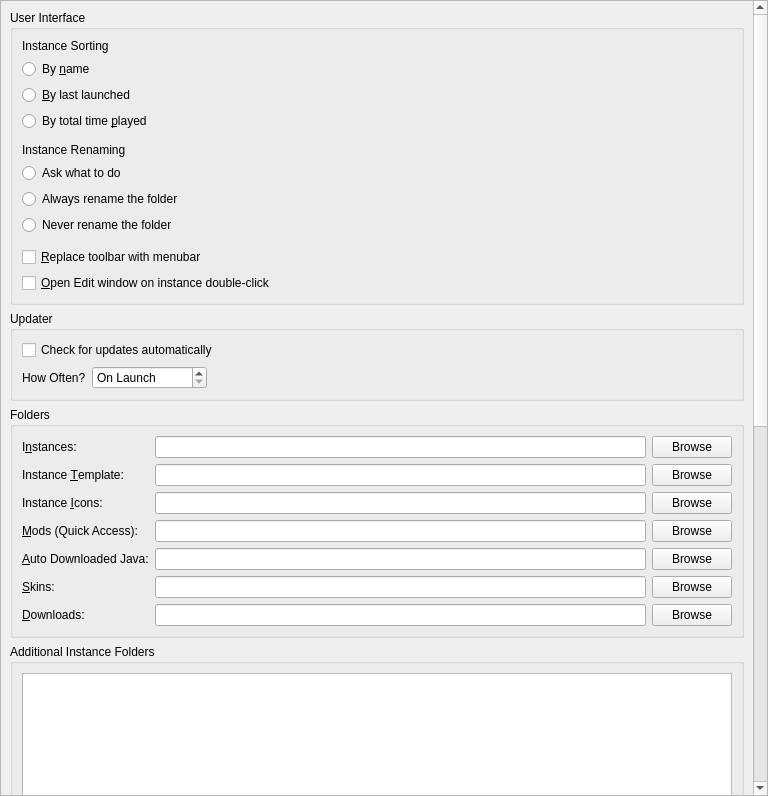
<?xml version="1.0" encoding="UTF-8"?>
<ui version="4.0">
 <class>LauncherPage</class>
 <widget class="QWidget" name="LauncherPage">
  <property name="geometry">
   <rect>
    <x>0</x>
    <y>0</y>
    <width>768</width>
    <height>796</height>
   </rect>
  </property>
  <property name="sizePolicy">
   <sizepolicy hsizetype="MinimumExpanding" vsizetype="MinimumExpanding">
    <horstretch>0</horstretch>
    <verstretch>0</verstretch>
   </sizepolicy>
  </property>
  <layout class="QVBoxLayout" name="verticalLayout">
   <property name="leftMargin">
    <number>0</number>
   </property>
   <property name="topMargin">
    <number>0</number>
   </property>
   <property name="rightMargin">
    <number>0</number>
   </property>
   <property name="bottomMargin">
    <number>0</number>
   </property>
   <item>
    <widget class="QScrollArea" name="scrollArea">
     <property name="horizontalScrollBarPolicy">
      <enum>Qt::ScrollBarPolicy::ScrollBarAsNeeded</enum>
     </property>
     <property name="widgetResizable">
      <bool>true</bool>
     </property>
     <widget class="QWidget" name="scrollAreaWidgetContents">
      <property name="geometry">
       <rect>
        <x>0</x>
        <y>-654</y>
        <width>749</width>
        <height>1448</height>
       </rect>
      </property>
      <layout class="QVBoxLayout" name="verticalLayout_8">
       <item>
        <widget class="QGroupBox" name="userInterfaceBox">
         <property name="enabled">
          <bool>true</bool>
         </property>
         <property name="title">
          <string>User Interface</string>
         </property>
         <layout class="QVBoxLayout" name="verticalLayout_2">
          <item>
           <widget class="QLabel" name="instanceSortingLabel">
            <property name="text">
             <string>Instance Sorting</string>
            </property>
           </widget>
          </item>
          <item>
           <widget class="QRadioButton" name="sortByNameBtn">
            <property name="text">
             <string>By &amp;name</string>
            </property>
            <attribute name="buttonGroup">
             <string notr="true">sortingModeGroup</string>
            </attribute>
           </widget>
          </item>
          <item>
           <widget class="QRadioButton" name="sortLastLaunchedBtn">
            <property name="text">
             <string>&amp;By last launched</string>
            </property>
            <attribute name="buttonGroup">
             <string notr="true">sortingModeGroup</string>
            </attribute>
           </widget>
          </item>
          <item>
           <widget class="QRadioButton" name="sortByPlaytimeBtn">
            <property name="text">
             <string>By total time &amp;played</string>
            </property>
            <attribute name="buttonGroup">
             <string notr="true">sortingModeGroup</string>
            </attribute>
           </widget>
          </item>
          <item>
           <spacer name="verticalSpacer">
            <property name="orientation">
             <enum>Qt::Orientation::Vertical</enum>
            </property>
            <property name="sizeType">
             <enum>QSizePolicy::Policy::Fixed</enum>
            </property>
            <property name="sizeHint" stdset="0">
             <size>
              <width>0</width>
              <height>6</height>
             </size>
            </property>
           </spacer>
          </item>
          <item>
           <widget class="QLabel" name="renamingBehaviorLabel">
            <property name="text">
             <string>Instance Renaming</string>
            </property>
           </widget>
          </item>
          <item>
           <widget class="QRadioButton" name="askToRenameDirBtn">
            <property name="text">
             <string>Ask what to do</string>
            </property>
            <attribute name="buttonGroup">
             <string notr="true">renamingBehaviorGroup</string>
            </attribute>
           </widget>
          </item>
          <item>
           <widget class="QRadioButton" name="alwaysRenameDirBtn">
            <property name="text">
             <string>Always rename the folder</string>
            </property>
            <attribute name="buttonGroup">
             <string notr="true">renamingBehaviorGroup</string>
            </attribute>
           </widget>
          </item>
          <item>
           <widget class="QRadioButton" name="neverRenameDirBtn">
            <property name="text">
             <string>Never rename the folder</string>
            </property>
            <attribute name="buttonGroup">
             <string notr="true">renamingBehaviorGroup</string>
            </attribute>
           </widget>
          </item>
          <item>
           <spacer name="verticalSpacer_2">
            <property name="orientation">
             <enum>Qt::Orientation::Vertical</enum>
            </property>
            <property name="sizeType">
             <enum>QSizePolicy::Policy::Fixed</enum>
            </property>
            <property name="sizeHint" stdset="0">
             <size>
              <width>0</width>
              <height>6</height>
             </size>
            </property>
           </spacer>
          </item>
          <item>
           <widget class="QCheckBox" name="preferMenuBarCheckBox">
            <property name="toolTip">
             <string>The menubar is more friendly for keyboard-driven interaction.</string>
            </property>
            <property name="text">
             <string>&amp;Replace toolbar with menubar</string>
            </property>
           </widget>
          </item>
          <item>
           <widget class="QCheckBox" name="editInstanceOnDoubleClick">
            <property name="toolTip">
             <string>Opens the edit instance window on double-clicking an instance instead of running the instance.</string>
            </property>
            <property name="text">
             <string>&amp;Open Edit window on instance double-click</string>
            </property>
           </widget>
          </item>
         </layout>
        </widget>
       </item>
       <item>
        <widget class="QGroupBox" name="updateSettingsBox">
         <property name="title">
          <string>Updater</string>
         </property>
         <layout class="QGridLayout" name="gridLayout_2">
          <item row="1" column="0">
           <layout class="QHBoxLayout" name="horizontalLayout_2">
            <item>
             <widget class="QLabel" name="updateIntervalLabel">
              <property name="text">
               <string>How Often?</string>
              </property>
             </widget>
            </item>
            <item>
             <widget class="QSpinBox" name="updateIntervalSpinBox">
              <property name="sizePolicy">
               <sizepolicy hsizetype="Maximum" vsizetype="Fixed">
                <horstretch>0</horstretch>
                <verstretch>0</verstretch>
               </sizepolicy>
              </property>
              <property name="toolTip">
               <string>Set to 0 to only check on launch</string>
              </property>
              <property name="specialValueText">
               <string>On Launch</string>
              </property>
              <property name="suffix">
               <string> hours</string>
              </property>
              <property name="prefix">
               <string>Every </string>
              </property>
              <property name="minimum">
               <number>0</number>
              </property>
              <property name="maximum">
               <number>168</number>
              </property>
             </widget>
            </item>
            <item>
             <spacer name="horizontalSpacer">
              <property name="orientation">
               <enum>Qt::Orientation::Horizontal</enum>
              </property>
              <property name="sizeHint" stdset="0">
               <size>
                <width>0</width>
                <height>0</height>
               </size>
              </property>
             </spacer>
            </item>
           </layout>
          </item>
          <item row="0" column="0" colspan="2">
           <widget class="QCheckBox" name="autoUpdateCheckBox">
            <property name="text">
             <string>Check for updates automatically</string>
            </property>
           </widget>
          </item>
         </layout>
        </widget>
       </item>
       <item>
        <widget class="QGroupBox" name="foldersBox">
         <property name="title">
          <string>Folders</string>
         </property>
         <layout class="QGridLayout" name="gridLayout">
          <item row="0" column="2">
           <widget class="QPushButton" name="instDirBrowseBtn">
            <property name="text">
             <string>Browse</string>
            </property>
           </widget>
          </item>
          <item row="10" column="0">
           <widget class="QLabel" name="labelDownloadsDir">
            <property name="text">
             <string>&amp;Downloads:</string>
            </property>
            <property name="buddy">
             <cstring>downloadsDirTextBox</cstring>
            </property>
           </widget>
          </item>
          <item row="2" column="0">
           <widget class="QLabel" name="labelIconsDir">
            <property name="text">
             <string>Instance &amp;Icons:</string>
            </property>
            <property name="buddy">
             <cstring>iconsDirTextBox</cstring>
            </property>
           </widget>
          </item>
          <item row="4" column="1">
           <widget class="QLineEdit" name="javaDirTextBox"/>
          </item>
          <item row="5" column="2">
           <widget class="QPushButton" name="skinsDirBrowseBtn">
            <property name="text">
             <string>Browse</string>
            </property>
           </widget>
          </item>
          <item row="3" column="0">
           <widget class="QLabel" name="labelModsDir">
            <property name="text">
             <string>&amp;Mods (Quick Access):</string>
            </property>
            <property name="buddy">
             <cstring>modsDirTextBox</cstring>
            </property>
           </widget>
          </item>
          <item row="4" column="2">
           <widget class="QPushButton" name="javaDirBrowseBtn">
            <property name="text">
             <string>Browse</string>
            </property>
           </widget>
          </item>
          <item row="2" column="2">
           <widget class="QPushButton" name="iconsDirBrowseBtn">
            <property name="text">
             <string>Browse</string>
            </property>
           </widget>
          </item>
          <item row="3" column="1">
           <widget class="QLineEdit" name="modsDirTextBox"/>
          </item>
          <item row="3" column="2">
           <widget class="QPushButton" name="modsDirBrowseBtn">
            <property name="text">
             <string>Browse</string>
            </property>
           </widget>
          </item>
          <item row="10" column="1">
           <widget class="QLineEdit" name="downloadsDirTextBox"/>
          </item>
          <item row="0" column="1">
           <widget class="QLineEdit" name="instDirTextBox"/>
          </item>
          <item row="0" column="0">
           <widget class="QLabel" name="labelInstDir">
            <property name="text">
             <string>I&amp;nstances:</string>
            </property>
            <property name="buddy">
             <cstring>instDirTextBox</cstring>
            </property>
           </widget>
          </item>
          <item row="5" column="0">
           <widget class="QLabel" name="labelSkinsDir">
            <property name="text">
             <string>&amp;Skins:</string>
            </property>
            <property name="buddy">
             <cstring>skinsDirTextBox</cstring>
            </property>
           </widget>
          </item>
          <item row="4" column="0">
           <widget class="QLabel" name="labelJavaDir">
            <property name="toolTip">
             <string>Folder where ABAMC stores automatically downloaded Java versions. Do NOT set this to your system Java installation.</string>
            </property>
            <property name="text">
             <string>&amp;Auto Downloaded Java:</string>
            </property>
            <property name="buddy">
             <cstring>javaDirTextBox</cstring>
            </property>
           </widget>
          </item>
          <item row="2" column="1">
           <widget class="QLineEdit" name="iconsDirTextBox"/>
          </item>
          <item row="10" column="2">
           <widget class="QPushButton" name="downloadsDirBrowseBtn">
            <property name="text">
             <string>Browse</string>
            </property>
           </widget>
          </item>
          <item row="1" column="0">
           <widget class="QLabel" name="labelTemplateDir">
            <property name="toolTip">
             <string>Folder that may get copied to new instances on creation, can be toggled per instance. Useful for options.txt.</string>
            </property>
            <property name="text">
             <string>Instance &amp;Template:</string>
            </property>
            <property name="buddy">
             <cstring>templateDirTextBox</cstring>
            </property>
           </widget>
          </item>
          <item row="5" column="1">
           <widget class="QLineEdit" name="skinsDirTextBox"/>
          </item>
          <item row="1" column="1">
           <widget class="QLineEdit" name="templateDirTextBox"/>
          </item>
          <item row="1" column="2">
           <widget class="QPushButton" name="templateDirBrowseBtn">
            <property name="text">
             <string>Browse</string>
            </property>
           </widget>
          </item>
         </layout>
        </widget>
       </item>
       <item>
        <widget class="QGroupBox" name="additionalInstDirsGroupBox">
         <property name="title">
          <string>Additional Instance Folders</string>
         </property>
         <layout class="QVBoxLayout" name="additionalInstDirsLayout">
          <item>
           <widget class="QListWidget" name="additionalInstDirsList"/>
          </item>
          <item>
           <layout class="QHBoxLayout" name="additionalInstDirsBtnLayout">
            <item>
             <widget class="QPushButton" name="addInstDirBtn">
              <property name="text">
               <string>Add</string>
              </property>
             </widget>
            </item>
            <item>
             <widget class="QPushButton" name="removeInstDirBtn">
              <property name="text">
               <string>Remove</string>
              </property>
             </widget>
            </item>
            <item>
             <spacer name="additionalInstDirsSpacer">
              <property name="orientation">
               <enum>Qt::Orientation::Horizontal</enum>
              </property>
              <property name="sizeHint" stdset="0">
               <size>
                <width>0</width>
                <height>0</height>
               </size>
              </property>
             </spacer>
            </item>
           </layout>
          </item>
         </layout>
        </widget>
       </item>
       <item>
        <widget class="QGroupBox" name="modsBox">
         <property name="title">
          <string>Mods and Modpacks</string>
         </property>
         <layout class="QVBoxLayout" name="verticalLayout_4">
          <item>
           <widget class="QCheckBox" name="downloadsDirWatchRecursiveCheckBox">
            <property name="toolTip">
             <string>When enabled, in addition to the downloads folder, its sub folders will also be searched when looking for resources (e.g. when looking for blocked mods on CurseForge).</string>
            </property>
            <property name="text">
             <string>Check &amp;subfolders for blocked mods</string>
            </property>
           </widget>
          </item>
          <item>
           <widget class="QCheckBox" name="downloadsDirMoveCheckBox">
            <property name="toolTip">
             <string>When enabled, it will move blocked resources instead of copying them.</string>
            </property>
            <property name="text">
             <string>Move blocked mods instead of copying them</string>
            </property>
           </widget>
          </item>
          <item>
           <widget class="QCheckBox" name="metadataEnableBtn">
            <property name="toolTip">
             <string>Store version information provided by mod providers (like Modrinth or CurseForge) for mods.</string>
            </property>
            <property name="text">
             <string>Keep track of mod metadata</string>
            </property>
           </widget>
          </item>
          <item>
           <widget class="QLabel" name="metadataWarningLabel">
            <property name="text">
             <string>&lt;html&gt;&lt;head/&gt;&lt;body&gt;&lt;p&gt;&lt;span style=&quot; font-weight:600; color:#f5c211;&quot;&gt;Warning&lt;/span&gt;&lt;span style=&quot; color:#f5c211;&quot;&gt;: Disabling mod metadata may also disable some QoL features, such as mod updating!&lt;/span&gt;&lt;/p&gt;&lt;/body&gt;&lt;/html&gt;</string>
            </property>
            <property name="wordWrap">
             <bool>true</bool>
            </property>
           </widget>
          </item>
          <item>
           <widget class="QCheckBox" name="dependenciesEnableBtn">
            <property name="toolTip">
             <string>Automatically detect, install, and update mod dependencies.</string>
            </property>
            <property name="text">
             <string>Install dependencies automatically</string>
            </property>
           </widget>
          </item>
          <item>
           <widget class="QCheckBox" name="showModIncompatCheckBox">
            <property name="toolTip">
             <string>Currently this just shows mods which are not marked as compatible with the current Minecraft version.</string>
            </property>
            <property name="text">
             <string>Detect and show mod incompatibilities (experimental)</string>
            </property>
           </widget>
          </item>
          <item>
           <widget class="QCheckBox" name="modpackUpdatePromptBtn">
            <property name="toolTip">
             <string>When creating a new modpack instance, suggest updating an existing instance instead.</string>
            </property>
            <property name="text">
             <string>Suggest to update an existing instance during modpack installation</string>
            </property>
           </widget>
          </item>
          <item>
           <layout class="QHBoxLayout" name="modUpdateChannelLayout">
            <item>
             <widget class="QLabel" name="modUpdateChannelLabel">
              <property name="toolTip">
               <string>Select the preferred release channel when checking for mod updates.</string>
              </property>
              <property name="text">
               <string>Mod Update Channel:</string>
              </property>
             </widget>
            </item>
            <item>
             <widget class="QComboBox" name="modUpdateChannelComboBox">
              <property name="toolTip">
               <string>Select the preferred release channel when checking for mod updates.</string>
              </property>
              <item>
               <property name="text">
                <string>All (Release, Beta, Alpha)</string>
               </property>
              </item>
              <item>
               <property name="text">
                <string>Release only</string>
               </property>
              </item>
              <item>
               <property name="text">
                <string>Release and Beta</string>
               </property>
              </item>
             </widget>
            </item>
            <item>
             <spacer name="horizontalSpacer_3">
              <property name="orientation">
               <enum>Qt::Orientation::Horizontal</enum>
              </property>
              <property name="sizeHint" stdset="0">
               <size>
                <width>40</width>
                <height>20</height>
               </size>
              </property>
             </spacer>
            </item>
           </layout>
          </item>
         </layout>
        </widget>
       </item>
       <item>
        <widget class="QGroupBox" name="instanceBox">
         <property name="title">
          <string>Instance Creation</string>
         </property>
         <layout class="QVBoxLayout" name="verticalLayout_3">
          <item>
           <widget class="QCheckBox" name="downloadGameFilesBtn">
            <property name="toolTip">
             <string>Downloads required game files while creating the instance. Disable this to skip the initial download and fetch files when the instance is launched instead.</string>
            </property>
            <property name="text">
             <string>Download game files during instance creation</string>
            </property>
           </widget>
          </item>
         </layout>
        </widget>
       </item>
       <item>
        <widget class="QGroupBox" name="groupBox_2">
         <property name="title">
          <string>Console</string>
         </property>
         <layout class="QFormLayout" name="formLayout">
          <property name="labelAlignment">
           <set>Qt::AlignmentFlag::AlignLeading|Qt::AlignmentFlag::AlignLeft|Qt::AlignmentFlag::AlignVCenter</set>
          </property>
          <item row="0" column="0">
           <widget class="QLabel" name="lineLimitLabel">
            <property name="sizePolicy">
             <sizepolicy hsizetype="Maximum" vsizetype="Preferred">
              <horstretch>0</horstretch>
              <verstretch>0</verstretch>
             </sizepolicy>
            </property>
            <property name="text">
             <string>Log History &amp;Limit:</string>
            </property>
            <property name="buddy">
             <cstring>lineLimitSpinBox</cstring>
            </property>
           </widget>
          </item>
          <item row="0" column="1">
           <widget class="QSpinBox" name="lineLimitSpinBox">
            <property name="sizePolicy">
             <sizepolicy hsizetype="Maximum" vsizetype="Fixed">
              <horstretch>0</horstretch>
              <verstretch>0</verstretch>
             </sizepolicy>
            </property>
            <property name="suffix">
             <string> lines</string>
            </property>
            <property name="minimum">
             <number>10000</number>
            </property>
            <property name="maximum">
             <number>1000000</number>
            </property>
            <property name="singleStep">
             <number>10000</number>
            </property>
            <property name="value">
             <number>100000</number>
            </property>
           </widget>
          </item>
          <item row="1" column="0" colspan="2">
           <widget class="QCheckBox" name="checkStopLogging">
            <property name="text">
             <string>&amp;Stop logging when log overflows</string>
            </property>
           </widget>
          </item>
         </layout>
        </widget>
       </item>
       <item>
        <widget class="QGroupBox" name="tasksBox">
         <property name="title">
          <string>Tasks</string>
         </property>
         <layout class="QGridLayout" name="gridLayout_3">
          <item row="2" column="1">
           <widget class="QSpinBox" name="networkRetryLimitSpinBox">
            <property name="sizePolicy">
             <sizepolicy hsizetype="Maximum" vsizetype="Fixed">
              <horstretch>0</horstretch>
              <verstretch>0</verstretch>
             </sizepolicy>
            </property>
            <property name="minimumSize">
             <size>
              <width>60</width>
              <height>0</height>
             </size>
            </property>
            <property name="minimum">
             <number>0</number>
            </property>
           </widget>
          </item>
          <item row="1" column="1">
           <widget class="QSpinBox" name="numberOfConcurrentDownloadsSpinBox">
            <property name="sizePolicy">
             <sizepolicy hsizetype="Maximum" vsizetype="Fixed">
              <horstretch>0</horstretch>
              <verstretch>0</verstretch>
             </sizepolicy>
            </property>
            <property name="minimumSize">
             <size>
              <width>60</width>
              <height>0</height>
             </size>
            </property>
            <property name="minimum">
             <number>1</number>
            </property>
           </widget>
          </item>
          <item row="3" column="1">
           <widget class="QSpinBox" name="timeoutSecondsSpinBox">
            <property name="sizePolicy">
             <sizepolicy hsizetype="Maximum" vsizetype="Fixed">
              <horstretch>0</horstretch>
              <verstretch>0</verstretch>
             </sizepolicy>
            </property>
            <property name="minimumSize">
             <size>
              <width>60</width>
              <height>0</height>
             </size>
            </property>
            <property name="suffix">
             <string>s</string>
            </property>
           </widget>
          </item>
          <item row="2" column="0">
           <widget class="QLabel" name="networkRetryLimitLabel">
            <property name="text">
             <string>Network Retry Limit:</string>
            </property>
           </widget>
          </item>
          <item row="1" column="0">
           <widget class="QLabel" name="numberOfConcurrentDownloadsLabel">
            <property name="text">
             <string>Concurrent Download Limit:</string>
            </property>
           </widget>
          </item>
          <item row="3" column="0">
           <widget class="QLabel" name="timeoutSecondsLabel">
            <property name="toolTip">
             <string>Seconds to wait until the requests are terminated</string>
            </property>
            <property name="text">
             <string>HTTP Timeout:</string>
            </property>
           </widget>
          </item>
          <item row="0" column="1">
           <widget class="QSpinBox" name="numberOfConcurrentTasksSpinBox">
            <property name="sizePolicy">
             <sizepolicy hsizetype="Maximum" vsizetype="Fixed">
              <horstretch>0</horstretch>
              <verstretch>0</verstretch>
             </sizepolicy>
            </property>
            <property name="minimumSize">
             <size>
              <width>60</width>
              <height>0</height>
             </size>
            </property>
            <property name="minimum">
             <number>1</number>
            </property>
           </widget>
          </item>
          <item row="0" column="0">
           <widget class="QLabel" name="numberOfConcurrentTasksLabel">
            <property name="text">
             <string>Concurrent Task Limit:</string>
            </property>
           </widget>
          </item>
          <item row="0" column="2">
           <spacer name="horizontalSpacer_2">
            <property name="orientation">
             <enum>Qt::Orientation::Horizontal</enum>
            </property>
            <property name="sizeHint" stdset="0">
             <size>
              <width>0</width>
              <height>0</height>
             </size>
            </property>
           </spacer>
          </item>
         </layout>
        </widget>
       </item>
       <item>
        <spacer name="verticalSpacer_FeaturesTab">
         <property name="orientation">
          <enum>Qt::Orientation::Vertical</enum>
         </property>
         <property name="sizeHint" stdset="0">
          <size>
           <width>0</width>
           <height>0</height>
          </size>
         </property>
        </spacer>
       </item>
      </layout>
     </widget>
    </widget>
   </item>
  </layout>
 </widget>
 <tabstops>
  <tabstop>scrollArea</tabstop>
  <tabstop>sortByNameBtn</tabstop>
  <tabstop>sortLastLaunchedBtn</tabstop>
  <tabstop>sortByPlaytimeBtn</tabstop>
  <tabstop>askToRenameDirBtn</tabstop>
  <tabstop>alwaysRenameDirBtn</tabstop>
  <tabstop>neverRenameDirBtn</tabstop>
  <tabstop>preferMenuBarCheckBox</tabstop>
  <tabstop>editInstanceOnDoubleClick</tabstop>
  <tabstop>autoUpdateCheckBox</tabstop>
  <tabstop>updateIntervalSpinBox</tabstop>
  <tabstop>instDirTextBox</tabstop>
  <tabstop>instDirBrowseBtn</tabstop>
  <tabstop>templateDirTextBox</tabstop>
  <tabstop>templateDirBrowseBtn</tabstop>
  <tabstop>iconsDirTextBox</tabstop>
  <tabstop>iconsDirBrowseBtn</tabstop>
  <tabstop>modsDirTextBox</tabstop>
  <tabstop>modsDirBrowseBtn</tabstop>
  <tabstop>javaDirTextBox</tabstop>
  <tabstop>javaDirBrowseBtn</tabstop>
  <tabstop>skinsDirTextBox</tabstop>
  <tabstop>skinsDirBrowseBtn</tabstop>
  <tabstop>downloadsDirTextBox</tabstop>
  <tabstop>downloadsDirBrowseBtn</tabstop>
  <tabstop>additionalInstDirsList</tabstop>
  <tabstop>addInstDirBtn</tabstop>
  <tabstop>removeInstDirBtn</tabstop>
  <tabstop>downloadsDirWatchRecursiveCheckBox</tabstop>
  <tabstop>downloadsDirMoveCheckBox</tabstop>
  <tabstop>metadataEnableBtn</tabstop>
  <tabstop>dependenciesEnableBtn</tabstop>
  <tabstop>showModIncompatCheckBox</tabstop>
  <tabstop>modpackUpdatePromptBtn</tabstop>
  <tabstop>downloadGameFilesBtn</tabstop>
  <tabstop>lineLimitSpinBox</tabstop>
  <tabstop>checkStopLogging</tabstop>
  <tabstop>numberOfConcurrentTasksSpinBox</tabstop>
  <tabstop>numberOfConcurrentDownloadsSpinBox</tabstop>
  <tabstop>networkRetryLimitSpinBox</tabstop>
  <tabstop>timeoutSecondsSpinBox</tabstop>
 </tabstops>
 <resources/>
 <connections/>
 <buttongroups>
  <buttongroup name="sortingModeGroup"/>
  <buttongroup name="renamingBehaviorGroup"/>
 </buttongroups>
</ui>
